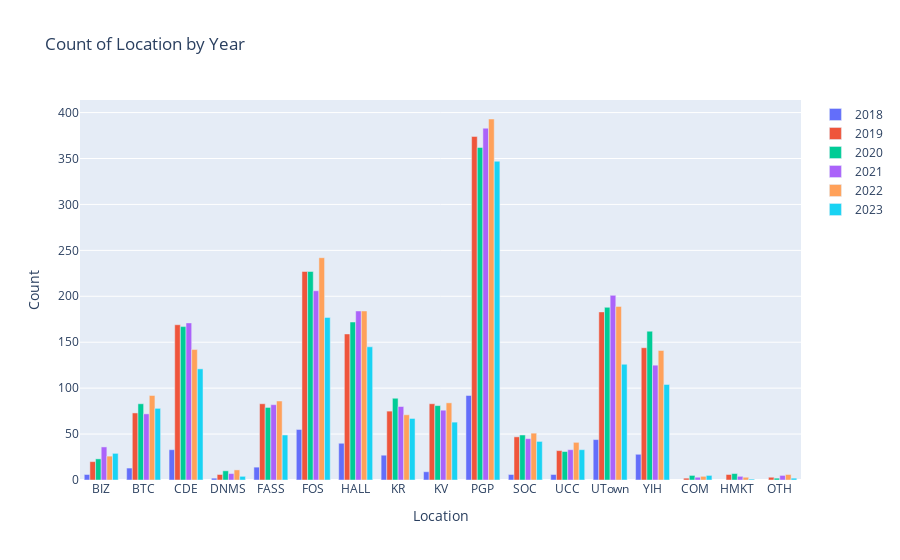

The cell this chart's notebook holds for it:
### Code cell
grouped_data = df.groupby([ 'Year','Location']).size().reset_index(name='Count')
# Create a list of Bar traces for each category
sorted_years = sorted(df['Year'].unique())

# Create a list of Bar traces for each year
traces = []
for year in sorted_years:
    year_data = grouped_data[grouped_data['Year'] == year]
    trace = go.Bar(
        x=year_data['Location'],
        y=year_data['Count'],
        name=str(year)
    )
    traces.append(trace)

# Create the layout for the bar chart
layout = go.Layout(
    barmode='group',  # Set the barmode to 'group' for side-by-side bars
    title='Count of Location by Year',
    xaxis=dict(title='Location'),
    yaxis=dict(title='Count')
)

# Create the figure and plot it
fig = go.Figure(data=traces, layout=layout)
pyo.iplot(fig)
#fig.write_html(Count_of _Location_by_Year.html")

### Figure 1 — Plotly figure (JSON) as saved in the notebook; plotly's stock layout.template omitted (floating-point values rounded to 4 significant figures)
{"data": [{"name": "2018", "type": "bar", "x": ["BIZ", "BTC", "CDE", "DNMS", "FASS", "FOS", "HALL", "KR", "KV", "PGP", "SOC", "UCC", "UTown", "YIH"], "y": [6, 13, 33, 2, 14, 55, 40, 27, 9, 92, 6, 6, 44, 28]}, {"name": "2019", "type": "bar", "x": ["BIZ", "BTC", "CDE", "COM", "DNMS", "FASS", "FOS", "HALL", "HMKT", "KR", "KV", "OTH", "PGP", "SOC", "UCC", "UTown", "YIH"], "y": [20, 73, 169, 2, 6, 83, 227, 159, 6, 75, 83, 3, 374, 47, 32, 183, 144]}, {"name": "2020", "type": "bar", "x": ["BIZ", "BTC", "CDE", "COM", "DNMS", "FASS", "FOS", "HALL", "HMKT", "KR", "KV", "OTH", "PGP", "SOC", "UCC", "UTown", "YIH"], "y": [23, 83, 167, 5, 10, 79, 227, 172, 7, 89, 81, 2, 362, 49, 31, 188, 162]}, {"name": "2021", "type": "bar", "x": ["BIZ", "BTC", "CDE", "COM", "DNMS", "FASS", "FOS", "HALL", "HMKT", "KR", "KV", "OTH", "PGP", "SOC", "UCC", "UTown", "YIH"], "y": [36, 72, 171, 3, 7, 82, 206, 184, 4, 80, 76, 5, 383, 45, 33, 201, 125]}, {"name": "2022", "type": "bar", "x": ["BIZ", "BTC", "CDE", "COM", "DNMS", "FASS", "FOS", "HALL", "HMKT", "KR", "KV", "OTH", "PGP", "SOC", "UCC", "UTown", "YIH"], "y": [26, 92, 142, 4, 11, 86, 242, 184, 3, 71, 84, 6, 393, 51, 41, 189, 141]}, {"name": "2023", "type": "bar", "x": ["BIZ", "BTC", "CDE", "COM", "DNMS", "FASS", "FOS", "HALL", "HMKT", "KR", "KV", "OTH", "PGP", "SOC", "UCC", "UTown", "YIH"], "y": [29, 78, 121, 5, 4, 49, 177, 145, 1, 67, 63, 2, 347, 42, 33, 126, 104]}], "layout": {"autosize": true, "barmode": "group", "title": {"text": "Count of Location by Year"}, "xaxis": {"autorange": true, "range": [-0.5, 16.5], "title": {"text": "Location"}, "type": "category"}, "yaxis": {"autorange": true, "range": [0, 413.7], "title": {"text": "Count"}, "type": "linear"}}}
